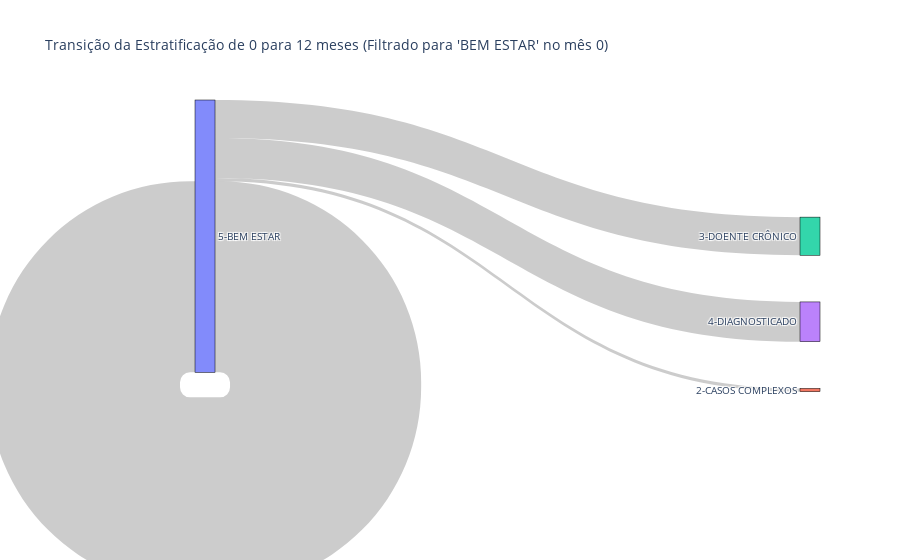

Here is the notebook cell this chart was saved with:
### Code cell
import plotly.graph_objects as go

# Filtrar o dataframe para obter as linhas onde QT_MES_REFERENCIA é igual a 0 e 12
df_0 = df_agregado[df_agregado.QT_MES_REFERENCIA == 0][['CD_PESSOA_FISICA', 'DS_ESTRATIFICACAO']]
df_12 = df_agregado[df_agregado.QT_MES_REFERENCIA == 12][['CD_PESSOA_FISICA', 'DS_ESTRATIFICACAO']]

# Renomear as colunas para facilitar a junção
df_0 = df_0.rename(columns={'DS_ESTRATIFICACAO': 'DS_ESTRATIFICACAO_0'})
df_12 = df_12.rename(columns={'DS_ESTRATIFICACAO': 'DS_ESTRATIFICACAO_12'})

# Mesclar os dois dataframes em CD_PESSOA_FISICA
df_transition = pd.merge(df_0, df_12, on='CD_PESSOA_FISICA', how='inner')

# Filtrar para apenas pessoas na estratificação 'BEM ESTAR (PADRÃO 5)' no mês 0
df_transition_filtered = df_transition[df_transition['DS_ESTRATIFICACAO_0'] == '5-BEM ESTAR']

# Criar um par source-target para cada transição filtrada
source_target_filtered = df_transition_filtered.groupby(['DS_ESTRATIFICACAO_0', 'DS_ESTRATIFICACAO_12']).size().reset_index(name='count')

# Extrair rótulos exclusivos e atribuir índices
labels_filtered = list(pd.concat([source_target_filtered['DS_ESTRATIFICACAO_0'], source_target_filtered['DS_ESTRATIFICACAO_12']]).unique())
source_target_filtered['source'] = source_target_filtered['DS_ESTRATIFICACAO_0'].apply(lambda x: labels_filtered.index(x))
source_target_filtered['target'] = source_target_filtered['DS_ESTRATIFICACAO_12'].apply(lambda x: labels_filtered.index(x))

# Criar o diagrama Sankey
fig_filtered = go.Figure(go.Sankey(
    node=dict(pad=15, thickness=20, line=dict(color="black", width=0.5), label=labels_filtered),
    link=dict(source=source_target_filtered['source'], target=source_target_filtered['target'], value=source_target_filtered['count'])
))

fig_filtered.update_layout(title_text="Transição da Estratificação de 0 para 12 meses (Filtrado para 'BEM ESTAR' no mês 0)", font_size=10)
fig_filtered.show()

### Figure 1 — Plotly figure (JSON) as saved in the notebook; plotly's stock layout.template omitted (floating-point values rounded to 4 significant figures)
{"data": [{"link": {"source": [0, 0, 0, 0], "target": [1, 2, 3, 0], "value": [6, 69, 72, 346]}, "node": {"label": ["5-BEM ESTAR", "2-CASOS COMPLEXOS", "3-DOENTE CRÔNICO", "4-DIAGNOSTICADO"], "line": {"color": "black", "width": 0.5}, "pad": 15, "thickness": 20}, "type": "sankey"}], "layout": {"font": {"size": 10}, "title": {"text": "Transição da Estratificação de 0 para 12 meses (Filtrado para 'BEM ESTAR' no mês 0)"}}}
